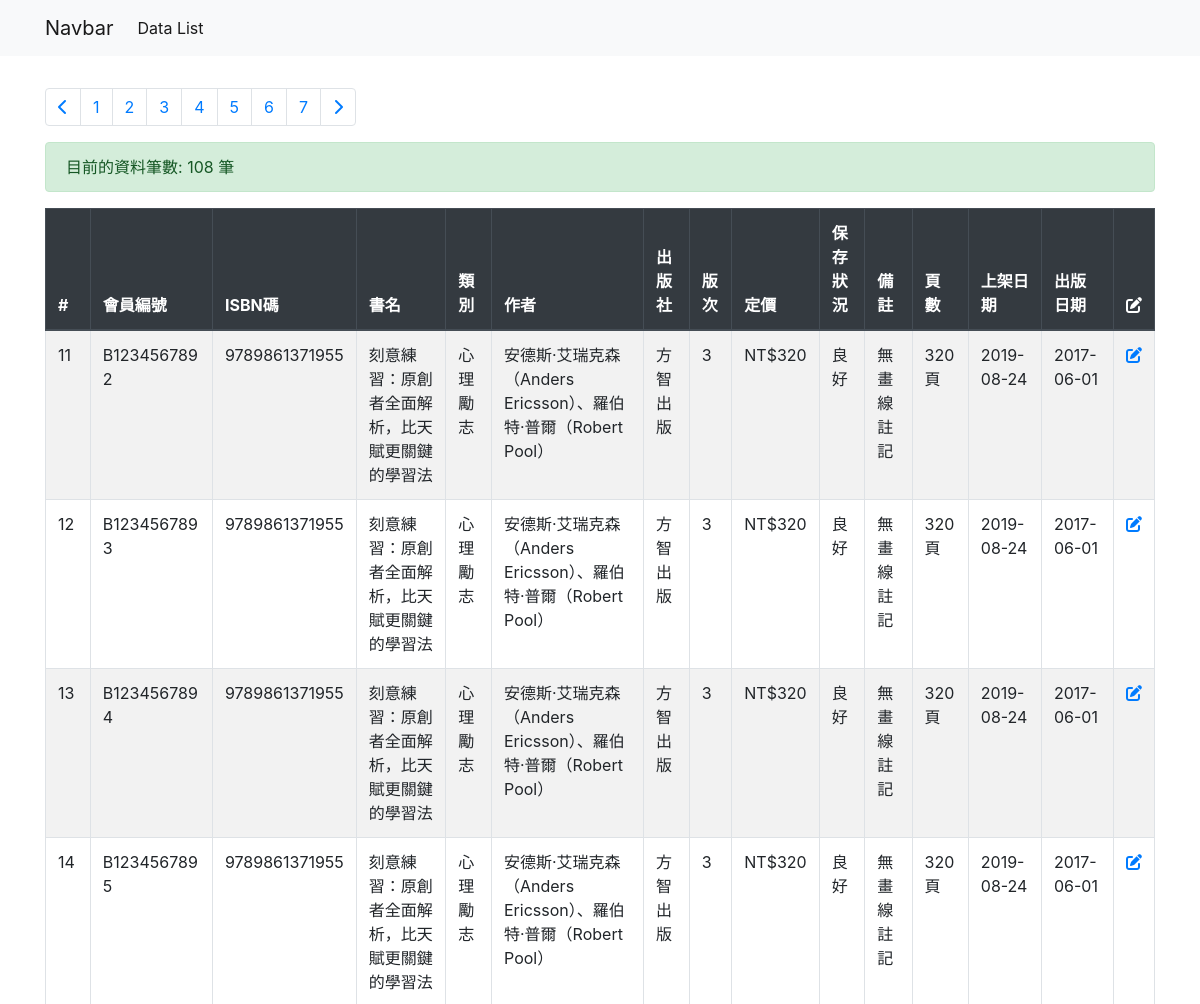
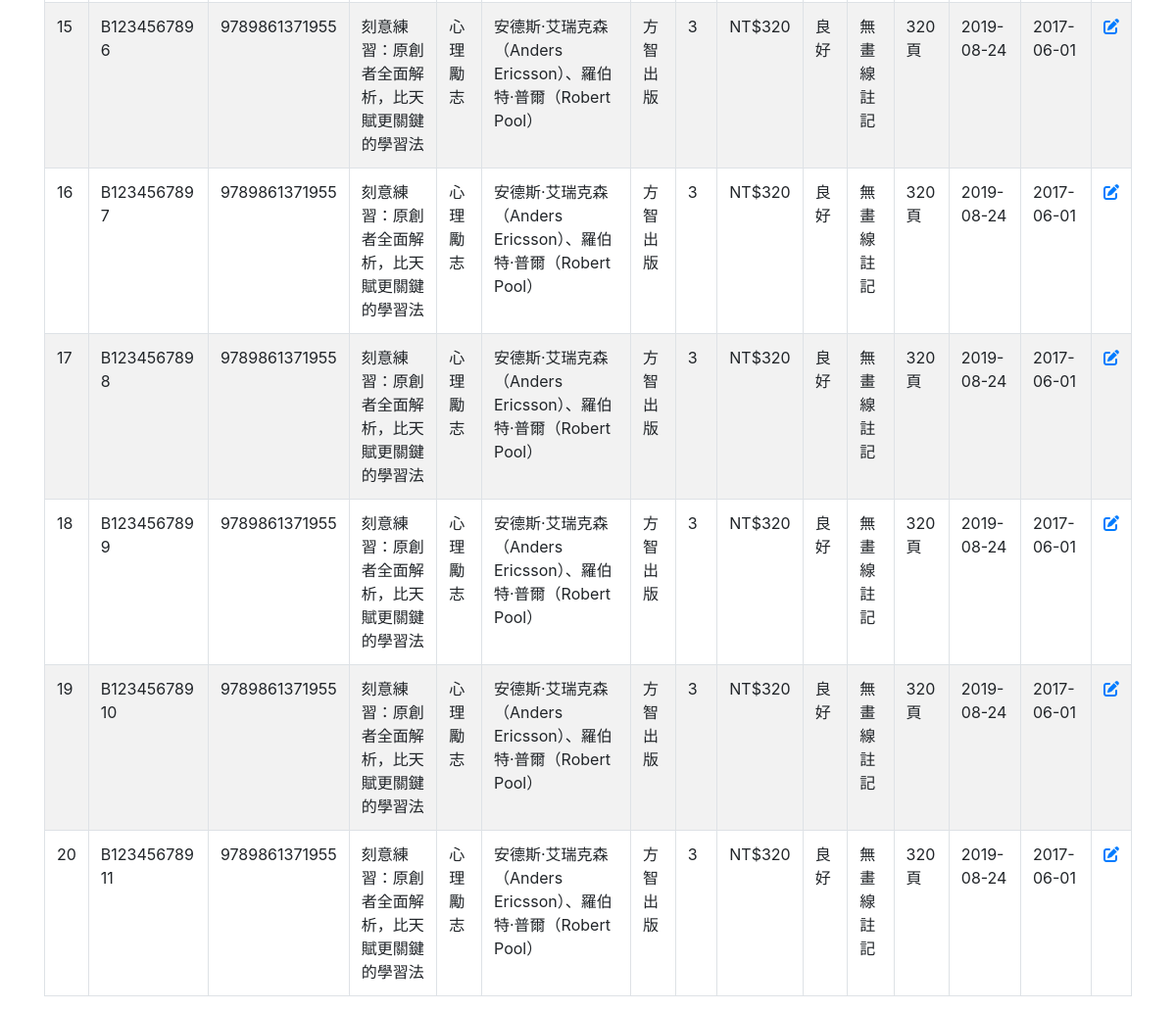
Screenshot of /dataList.php?page=2 with the database file from the repository (2 pictures, top to bottom).
### tables this page shows
CREATE TABLE `memberbooks` (
  `sid` tinyint(4) NOT NULL,
  `會員編號` varchar(255) NOT NULL,
  `ISBN碼` bigint(11) NOT NULL,
  `書名` varchar(255) NOT NULL,
  `類別` varchar(255) NOT NULL,
  `作者` varchar(255) NOT NULL,
  `出版社` varchar(255) NOT NULL,
  `版次` tinyint(4) NOT NULL,
  `定價` varchar(255) NOT NULL,
  `保存狀況` varchar(255) NOT NULL,
  `備註` varchar(255) NOT NULL,
  `頁數` varchar(255) NOT NULL,
  `上架日期` date NOT NULL,
  `出版日期` date NOT NULL
);

### dataList.php (the view, shortened to what this page needs)
<?php
require __DIR__ . '/_connect.php';
$page = isset($_GET['page']) ? intval($_GET['page']) : 1;
$per_page = 10;
$t_sql = "SELECT COUNT(1) FROM `memberBooks`";
$totalRows = $pdo->query($t_sql)->fetch(PDO::FETCH_NUM)[0];
$totalPage = ceil($totalRows / $per_page);
$sql = sprintf(
    "SELECT * FROM `memberBooks` ORDER BY `sid` ASC LIMIT %s, %s",
    ($page - 1) * $per_page,
    $per_page
);
$stmt = $pdo->query($sql);
?>
<?php require __DIR__ . '/_header.php' ?>
<?php require __DIR__ . '/_navbar.php' ?>
<div class="container">
    <div style="margin-top: 2rem;">
        <nav aria-label="Page navigation example">
            <ul class="pagination">
                <li class="page-item">
                    <a class="page-link" href="?page=<?= $page - 1 ?> ">
                        <i class="fas fa-chevron-left"></i>
                    </a>
                </li>
                <?php
                $p_start = $page - 5;
                $p_end = $page + 5;
                for ($i = $p_start; $i <= $p_end; $i++) :
                    if ($i < 1 or $i > $totalPage) continue;
                    ?>
                <li class="page-item"><a class="page-link" href="?page=<?= $i ?>"><?= $i ?></a></li>
                <?php endfor; ?>
                <li class="page-item">
                    <a class="page-link" href="?page=<?= $page + 1 ?>">
                        <i class="fas fa-chevron-right"></i>
                    </a>
                </li>
            </ul>
        </nav>
        <div class="alert alert-success" role="alert">
            目前的資料筆數: <?php echo $totalRows; ?> 筆
        </div>
        <table class="table table-striped table-bordered">
            <thead class="thead-dark">
                <tr>
                    <th scope="col">#</th>
                    <th scope="col">會員編號</th>
                    <th scope="col">ISBN碼</th>
                    <th scope="col">書名</th>
                    <th scope="col">類別</th>
                    <th scope="col">作者</th>
                    <th scope="col">出版社</th>
                    <th scope="col">版次</th>
                    <th scope="col">定價</th>
                    <th scope="col">保存狀況</th>
                    <th scope="col">備註</th>
                    <th scope="col">頁數</th>
                    <th scope="col">上架日期</th>
                    <th scope="col">出版日期</th>
                    <th scope="col"><i class="fas fa-edit"></i></th>
                </tr>
            </thead>
            <tbody>
                <?php while ($r = $stmt->fetch()) { ?>
                <tr>
                    <td><?= $r['sid'] ?></td>
                    <td><?= htmlentities($r['會員編號']) ?></td>
                    <td><?= htmlentities($r['ISBN碼']) ?></td>
                    <td><?= htmlentities($r['書名']) ?></td>
                    <td><?= htmlentities($r['類別']) ?></td>
                    <td><?= htmlentities($r['作者']) ?></td>
                    <td><?= htmlentities($r['出版社']) ?></td>
                    <td><?= htmlentities($r['版次']) ?></td>
                    <td><?= htmlentities($r['定價']) ?></td>
                    <td><?= htmlentities($r['保存狀況']) ?></td>
                    <td><?= htmlentities($r['備註']) ?></td>
                    <td><?= htmlentities($r['頁數']) ?></td>
                    <td><?= htmlentities($r['上架日期']) ?></td>
                    <td><?= htmlentities($r['出版日期']) ?></td>
                    <td><a href="__data_edit.php?sid=<?= $r['sid'] ?>"><i class="fas fa-edit"></i></a>
                </tr>
                <?php } ?>
            </tbody>
        </table>
    </div>
</div>
<?php require __DIR__ . '/_footer.php' ?>

### rows the page displays
memberbooks: sid "11", 會員編號 "B123456789 2", ISBN碼 "9789861371955", 書名 "刻意練習：原創者全面解析，比天賦更關鍵的學習法", 類別 "心理勵志", 作者 "安德斯‧艾瑞克森（Anders Ericsson）、羅伯特‧普爾（Robert Pool）", 出版社 "方智出版", 版次 "3", 定價 "NT$320", 保存狀況 "良好", 備註 "無畫線註記", 頁數 "320頁", 上架日期 "2019-08-24", 出版日期 "2017-06-01"
memberbooks: sid "12", 會員編號 "B123456789 3", ISBN碼 "9789861371955", 書名 "刻意練習：原創者全面解析，比天賦更關鍵的學習法", 類別 "心理勵志", 作者 "安德斯‧艾瑞克森（Anders Ericsson）、羅伯特‧普爾（Robert Pool）", 出版社 "方智出版", 版次 "3", 定價 "NT$320", 保存狀況 "良好", 備註 "無畫線註記", 頁數 "320頁", 上架日期 "2019-08-24", 出版日期 "2017-06-01"
memberbooks: sid "13", 會員編號 "B123456789 4", ISBN碼 "9789861371955", 書名 "刻意練習：原創者全面解析，比天賦更關鍵的學習法", 類別 "心理勵志", 作者 "安德斯‧艾瑞克森（Anders Ericsson）、羅伯特‧普爾（Robert Pool）", 出版社 "方智出版", 版次 "3", 定價 "NT$320", 保存狀況 "良好", 備註 "無畫線註記", 頁數 "320頁", 上架日期 "2019-08-24", 出版日期 "2017-06-01"
memberbooks: sid "14", 會員編號 "B123456789 5", ISBN碼 "9789861371955", 書名 "刻意練習：原創者全面解析，比天賦更關鍵的學習法", 類別 "心理勵志", 作者 "安德斯‧艾瑞克森（Anders Ericsson）、羅伯特‧普爾（Robert Pool）", 出版社 "方智出版", 版次 "3", 定價 "NT$320", 保存狀況 "良好", 備註 "無畫線註記", 頁數 "320頁", 上架日期 "2019-08-24", 出版日期 "2017-06-01"
memberbooks: sid "15", 會員編號 "B123456789 6", ISBN碼 "9789861371955", 書名 "刻意練習：原創者全面解析，比天賦更關鍵的學習法", 類別 "心理勵志", 作者 "安德斯‧艾瑞克森（Anders Ericsson）、羅伯特‧普爾（Robert Pool）", 出版社 "方智出版", 版次 "3", 定價 "NT$320", 保存狀況 "良好", 備註 "無畫線註記", 頁數 "320頁", 上架日期 "2019-08-24", 出版日期 "2017-06-01"
memberbooks: sid "16", 會員編號 "B123456789 7", ISBN碼 "9789861371955", 書名 "刻意練習：原創者全面解析，比天賦更關鍵的學習法", 類別 "心理勵志", 作者 "安德斯‧艾瑞克森（Anders Ericsson）、羅伯特‧普爾（Robert Pool）", 出版社 "方智出版", 版次 "3", 定價 "NT$320", 保存狀況 "良好", 備註 "無畫線註記", 頁數 "320頁", 上架日期 "2019-08-24", 出版日期 "2017-06-01"
memberbooks: sid "17", 會員編號 "B123456789 8", ISBN碼 "9789861371955", 書名 "刻意練習：原創者全面解析，比天賦更關鍵的學習法", 類別 "心理勵志", 作者 "安德斯‧艾瑞克森（Anders Ericsson）、羅伯特‧普爾（Robert Pool）", 出版社 "方智出版", 版次 "3", 定價 "NT$320", 保存狀況 "良好", 備註 "無畫線註記", 頁數 "320頁", 上架日期 "2019-08-24", 出版日期 "2017-06-01"
memberbooks: sid "18", 會員編號 "B123456789 9", ISBN碼 "9789861371955", 書名 "刻意練習：原創者全面解析，比天賦更關鍵的學習法", 類別 "心理勵志", 作者 "安德斯‧艾瑞克森（Anders Ericsson）、羅伯特‧普爾（Robert Pool）", 出版社 "方智出版", 版次 "3", 定價 "NT$320", 保存狀況 "良好", 備註 "無畫線註記", 頁數 "320頁", 上架日期 "2019-08-24", 出版日期 "2017-06-01"
memberbooks: sid "19", 會員編號 "B123456789 10", ISBN碼 "9789861371955", 書名 "刻意練習：原創者全面解析，比天賦更關鍵的學習法", 類別 "心理勵志", 作者 "安德斯‧艾瑞克森（Anders Ericsson）、羅伯特‧普爾（Robert Pool）", 出版社 "方智出版", 版次 "3", 定價 "NT$320", 保存狀況 "良好", 備註 "無畫線註記", 頁數 "320頁", 上架日期 "2019-08-24", 出版日期 "2017-06-01"
memberbooks: sid "20", 會員編號 "B123456789 11", ISBN碼 "9789861371955", 書名 "刻意練習：原創者全面解析，比天賦更關鍵的學習法", 類別 "心理勵志", 作者 "安德斯‧艾瑞克森（Anders Ericsson）、羅伯特‧普爾（Robert Pool）", 出版社 "方智出版", 版次 "3", 定價 "NT$320", 保存狀況 "良好", 備註 "無畫線註記", 頁數 "320頁", 上架日期 "2019-08-24", 出版日期 "2017-06-01"

### other values shown
$totalRows "108"
